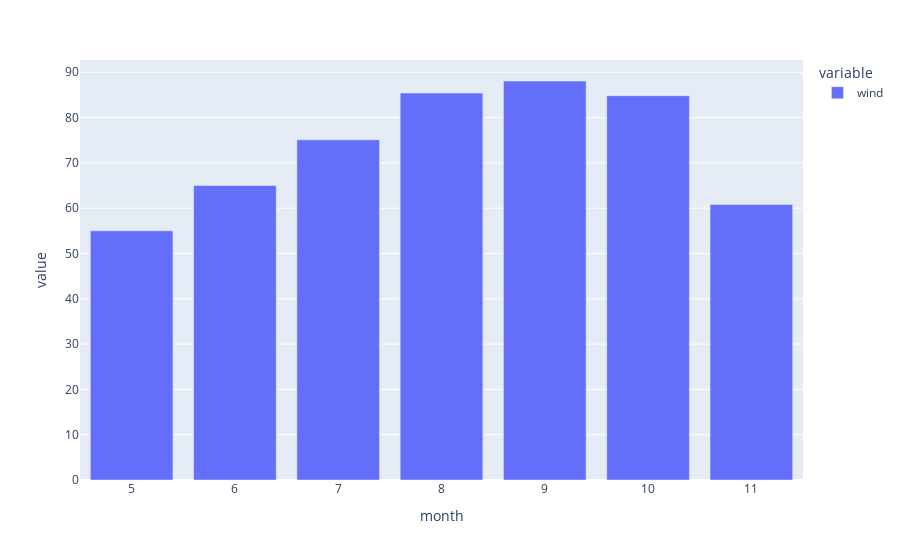

Notebook cell for this chart:
### Code cell
px.bar(df.groupby('month').wind.mean())

### Figure 1 — Plotly figure (JSON) as saved in the notebook; plotly's stock layout.template omitted (floating-point values rounded to 4 significant figures)
{"data": [{"alignmentgroup": "True", "hovertemplate": "variable=wind<br>month=%{x}<br>value=%{y}<extra></extra>", "legendgroup": "wind", "marker": {"color": "#636efa", "pattern": {"shape": ""}}, "name": "wind", "offsetgroup": "wind", "orientation": "v", "showlegend": true, "textposition": "auto", "type": "bar", "x": [5, 6, 7, 8, 9, 10, 11], "xaxis": "x", "y": [55, 65, 75.08, 85.41, 88.07, 84.84, 60.83], "yaxis": "y"}], "layout": {"autosize": true, "barmode": "relative", "legend": {"title": {"text": "variable"}, "tracegroupgap": 0}, "margin": {"t": 60}, "xaxis": {"anchor": "y", "autorange": true, "domain": [0, 1], "range": [4.5, 11.5], "title": {"text": "month"}, "type": "linear"}, "yaxis": {"anchor": "x", "autorange": true, "domain": [0, 1], "range": [0, 92.71], "title": {"text": "value"}, "type": "linear"}}}
